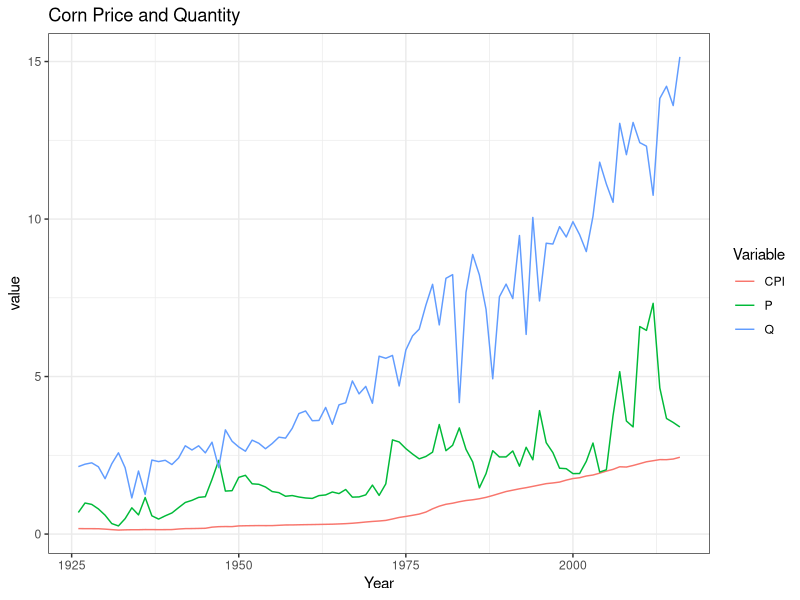
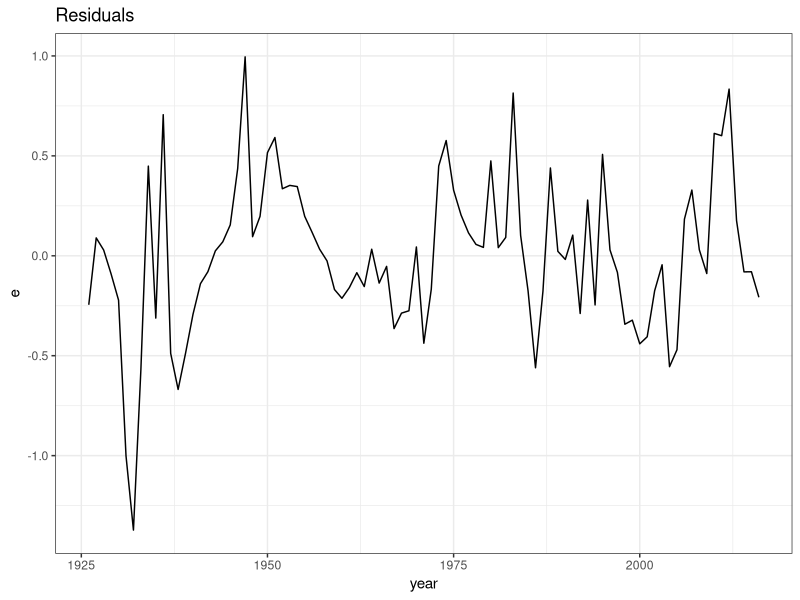

These charts were generated, in order, by the following R code:
# To reset r script
rm(list=ls())

# Reading excel file and placing data into r studio environment
# DATA IS ON 91 OBSERVATIONS OF PRODUCTION 
# P = dollars per bushel, CPI = Customer price index from 1926-2016, Q = billions of bushels
corn  <- read.csv("demandofcorn.csv")

# Package for observational questions
library(tidyverse)

# Need packages for correlated errors
library(sandwich)
library(lmtest)


# Plotting everything 
plot_ci <- corn %>%
  mutate(CPI = CPI / 100) %>%
  pivot_longer(cols = c("P", "CPI", "Q")) %>%
  ggplot(aes(y = value, x = year, color = name)) +
  geom_line() +
  theme_bw() +
  ggtitle("Corn Price and Quantity") +
  labs(x = "Year", color = "Variable")

plot_ci



# Take logs of price and quantity
corn <- corn %>%
  mutate(
    log_p = log(P),
    log_q = log(Q),
    log_rp = log(P / CPI)
  )
  

# Take first regression to learn change in log_p for one unit in change of log_q
reg1 <- lm(log_p ~ log_q, data = corn)
summary(reg1)


# Add lag and residuals to data frame, (examine relationships between variable and its past)
corn <- corn %>%
  mutate(
    e = reg1$residuals,
    lag_e = lag(e)
  )


# Create a plot of residuals with the year(date)
plot_e <- corn %>%
  ggplot(aes(x = year, y = e)) +
  geom_line() +
  theme_bw() +
  ggtitle("Residuals")

# Display the plot
plot_e


# Fit a linear regression model with residuals (e) regressed on lagged residuals (lag_e) and log_q
reg_bg <- lm(e ~ lag_e + log_q, data = corn)

# Display a summary of the regression model
summary(reg_bg)

# Extract the R-squared value from the summary of the reg_bg model
bg_r2 <- summary(reg_bg)$r.squared

# Calculate the Breusch-Godfrey statistic (bg) by multiplying R-squared by the number of observations
bg <- bg_r2 * nobs(reg_bg)
bg

# Calculate the 95th percentile of the chi-squared distribution with 1 degree of freedom
critical_value <- qchisq(0.95, df = 1)

# Compare the Breusch-Godfrey statistic (bg) to the critical value for chi-squared distribution with 1 degree of freedom at 0.95 confidence level
# Do you reject the null hypothesis
bg > qchisq(0.95, df = 1)

# Display the summary of the regression model (reg1)
summary(reg1)

# Perform a coefficient test with Newey-West standard errors
coeftest(reg1, vcov = NeweyWest(reg1, lag = 12, prewhite = FALSE, adjust = TRUE))
